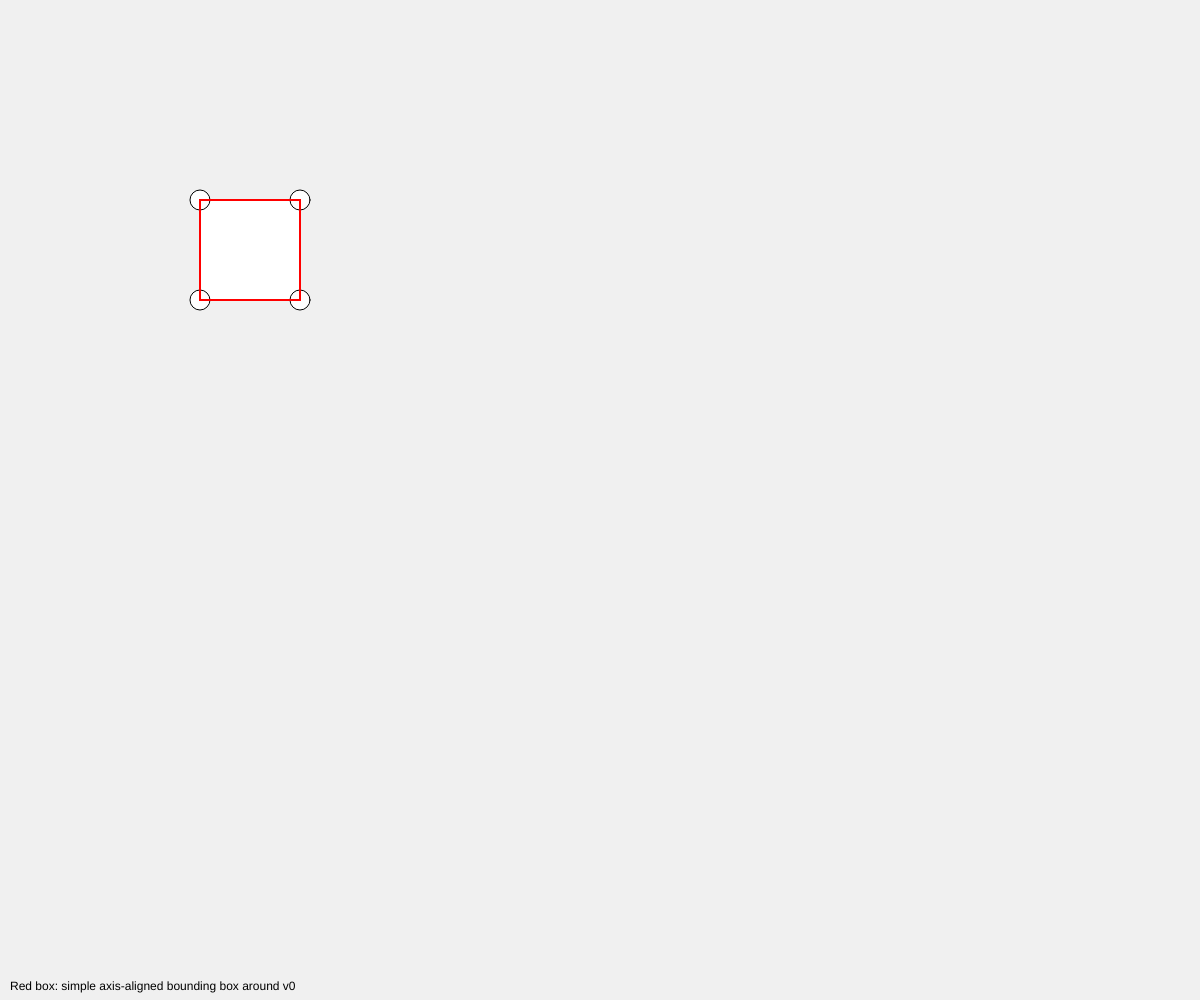
Frame 1 (no input)
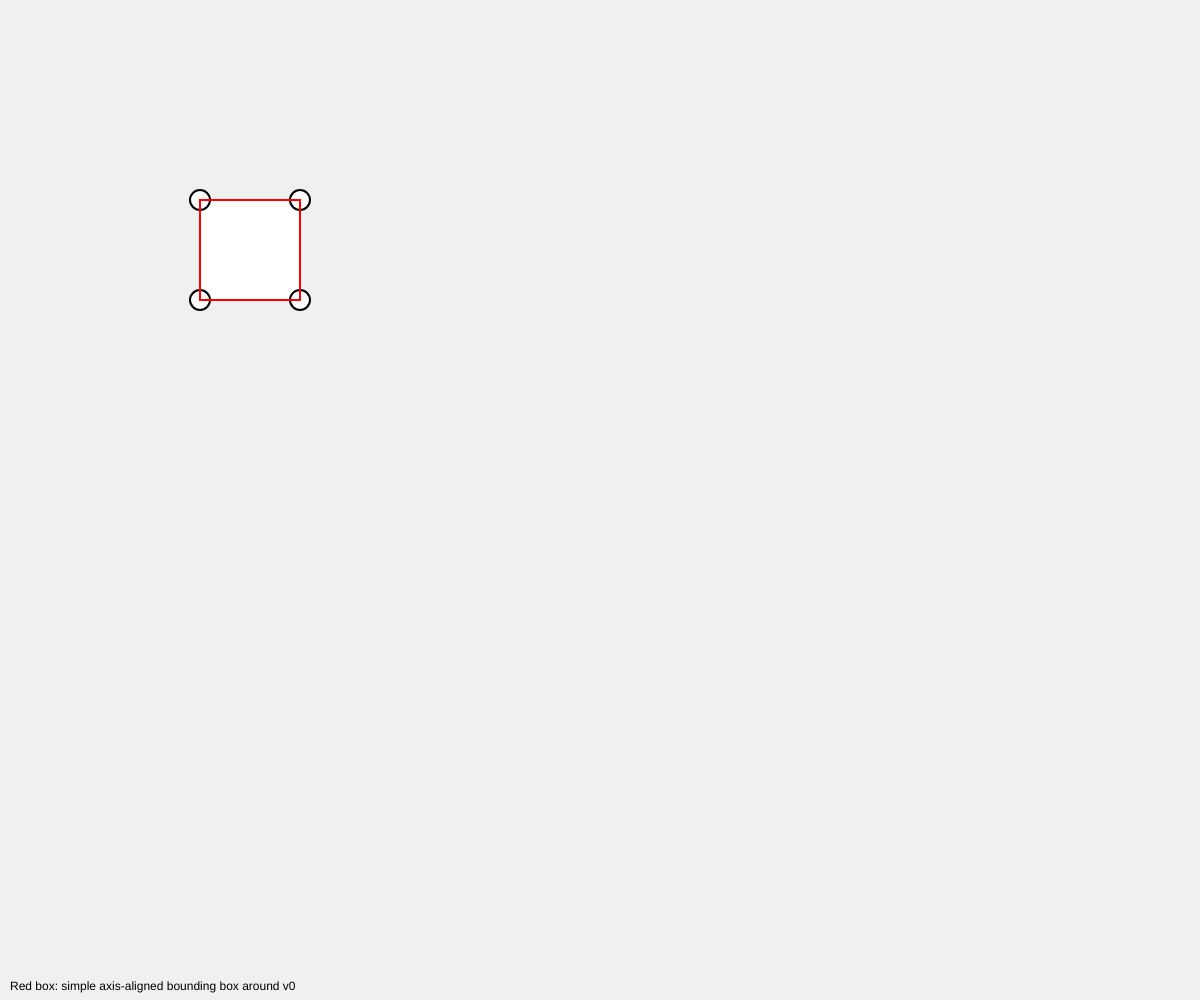
Frame 60 (no input)
Frame 120 (the mouse pressed at the canvas centre since frame 60): identical to frame 60, image omitted

The p5.js sketch that drew these frames (run headless with seeded random() and noise() and a simulated clock; from frame 60 on, the mouse is pressed at the canvas centre):

// p5.js sketch
// ── sketch.js
let points = [];
let selectedPoint = null;
const radius = 10;

function setup() {
  createCanvas(windowWidth, windowHeight);
  points = [
    createVector(200, 200),
    createVector(300, 200),
    createVector(300, 300),
    createVector(200, 300)
  ];
}

function draw() {
  background(240);
  stroke(0);
  fill(255);

  // Draw quad
  beginShape();
  for (let pt of points) vertex(pt.x, pt.y);
  endShape(CLOSE);

  // Draw points
  for (let pt of points) {
    ellipse(pt.x, pt.y, radius * 2);
  }

  // Compute cheap AABB bounding float3
  let v0 = points[0];
  let d1 = p5.Vector.sub(points[1], v0);
  let d2 = p5.Vector.sub(points[2], v0);
  let d3 = p5.Vector.sub(points[3], v0);

  let minX = min(0, d1.x, d2.x, d3.x);
  let maxX = max(0, d1.x, d2.x, d3.x);
  let minY = min(0, d1.y, d2.y, d3.y);
  let maxY = max(0, d1.y, d2.y, d3.y);

  let maxOffset = createVector(maxX, maxY);
  let minOffset = max(-minX, -minY);

  // Reconstruct bounding box corners
  let boxMin = createVector(v0.x - minOffset, v0.y - minOffset);
  let boxMax = createVector(v0.x + maxOffset.x, v0.y + maxOffset.y);

  // Draw bounding box
  noFill();
  stroke(255, 0, 0);
  strokeWeight(2);
  rectMode(CORNERS);
  rect(boxMin.x, boxMin.y, boxMax.x, boxMax.y);

  // Label
  noStroke();
  fill(0);
  text("Red box: simple axis-aligned bounding box around v0", 10, height - 10);
}

function mousePressed() {
  for (let pt of points) {
    if (dist(mouseX, mouseY, pt.x, pt.y) < radius) {
      selectedPoint = pt;
      break;
    }
  }
}

function mouseDragged() {
  if (selectedPoint) selectedPoint.set(mouseX, mouseY);
}

function mouseReleased() {
  selectedPoint = null;
}
